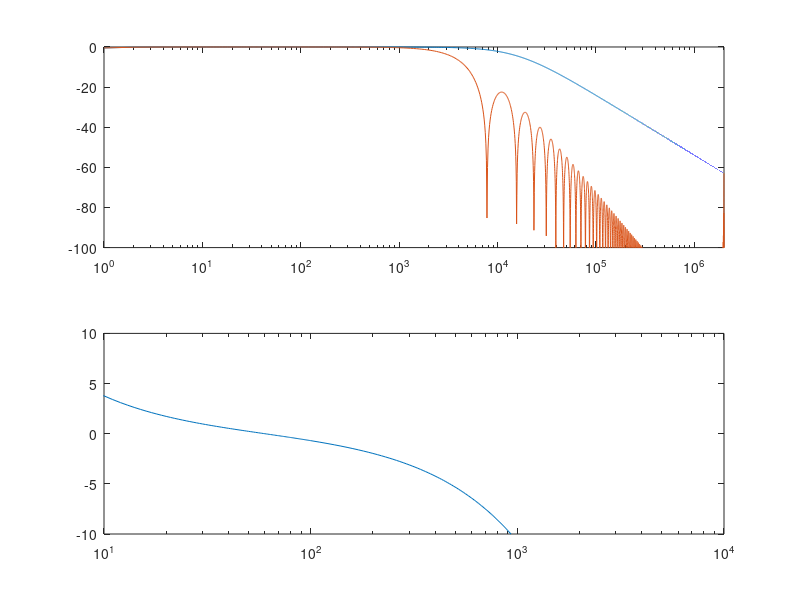

Here is the MATLAB script that generated this plot:
% ADC parameters
fadc=8e6;
fmod=fadc/4
N=256
srate=fmod/N


%f=10.^(0:0.001:log10(fmod));
f=[1:99,100:10:990,1000:100:fmod];

% 2nd order hi-pass followed by 3rd order lo-pass
% 2x Sallen-Key topology followed by passive last stage
R1=0.47e6;
C1=1e-6;
R2=100e3;
C2=100e-12;
R3=1e3;
C3=10e-9;

% filter cutoff frequencies
f1=1./(2*pi*R1*C1)
f2=1./(2*pi*R2*C2)
f3=1./(2*pi*R3*C3)

Z1 = -j./(2*pi*f*C1);
Z2 = -j./(2*pi*f*C2);
Z3 = -j./(2*pi*f*C3);

function g = allen_key (Z1, Z2, Z3, Z4)
  g = Z3.*Z4 ./ ( Z1.*Z2 + Z3.*(Z1 + Z2) + Z3.*Z4 );
endfunction

g1 =     allen_key(Z1, Z1, R1, R1);
g2 = g1.*allen_key(R2, R2, Z2, Z2);
g3 = g2.*Z3./(R3 + Z3);
maxg1 = max(g1)
maxg2 = max(g2)
maxg3 = max(g3)
sinc3 = abs(sin(N*pi*f/fmod)./(N*sin(pi*f/fmod))).^3;
final = g3.*sinc3;

subplot(2,1,1);
semilogx(f,10*log10(abs(g3)),f,10*log10(abs(final)))
axis([min(f),max(f),-100,0])

subplot(2,1,2);
semilogx(f,180/pi*angle(final))

axis([1e1,1e4,-10,10])


